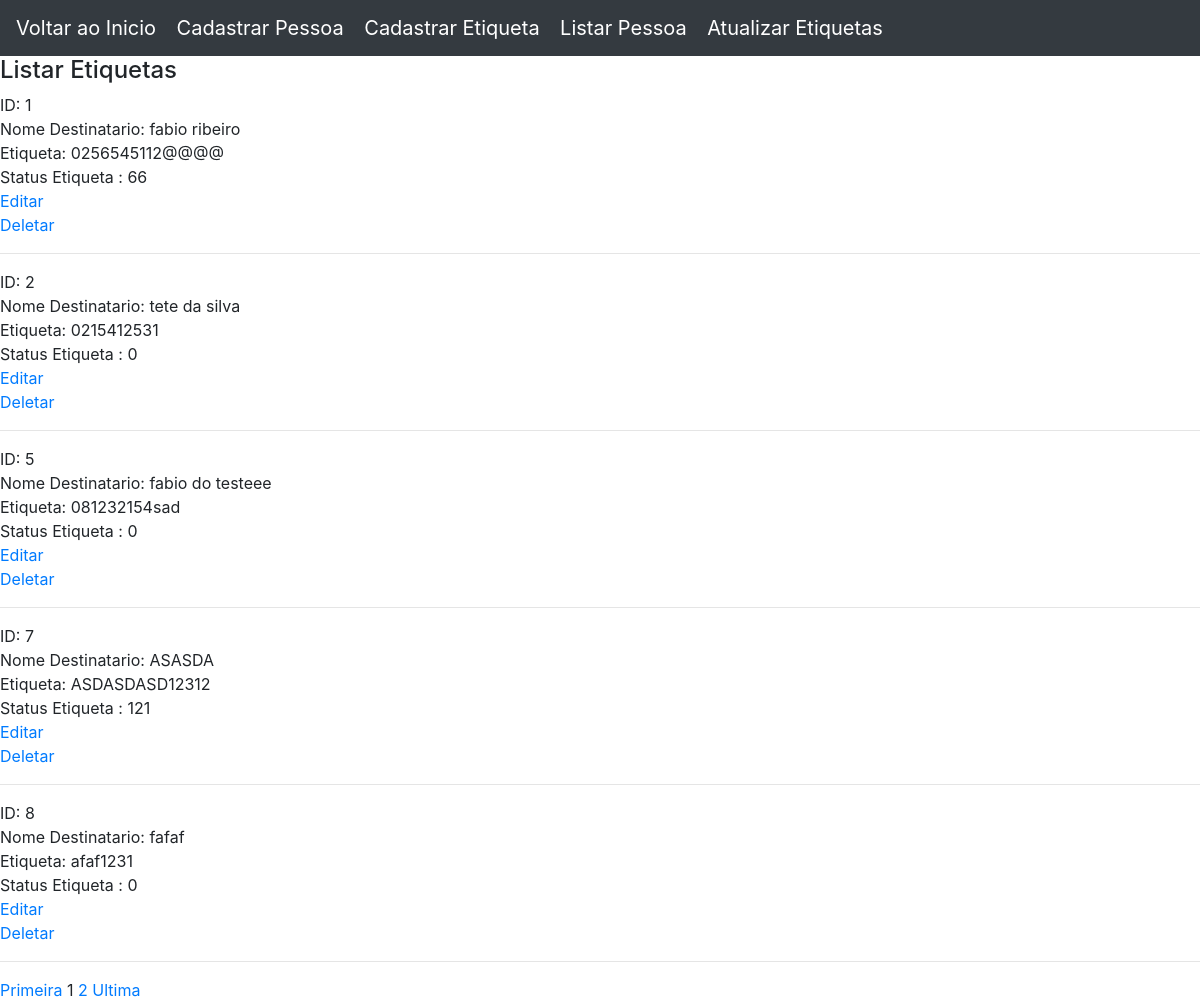
Before: /mostrar/listar_etiqueta.php with the older database file.
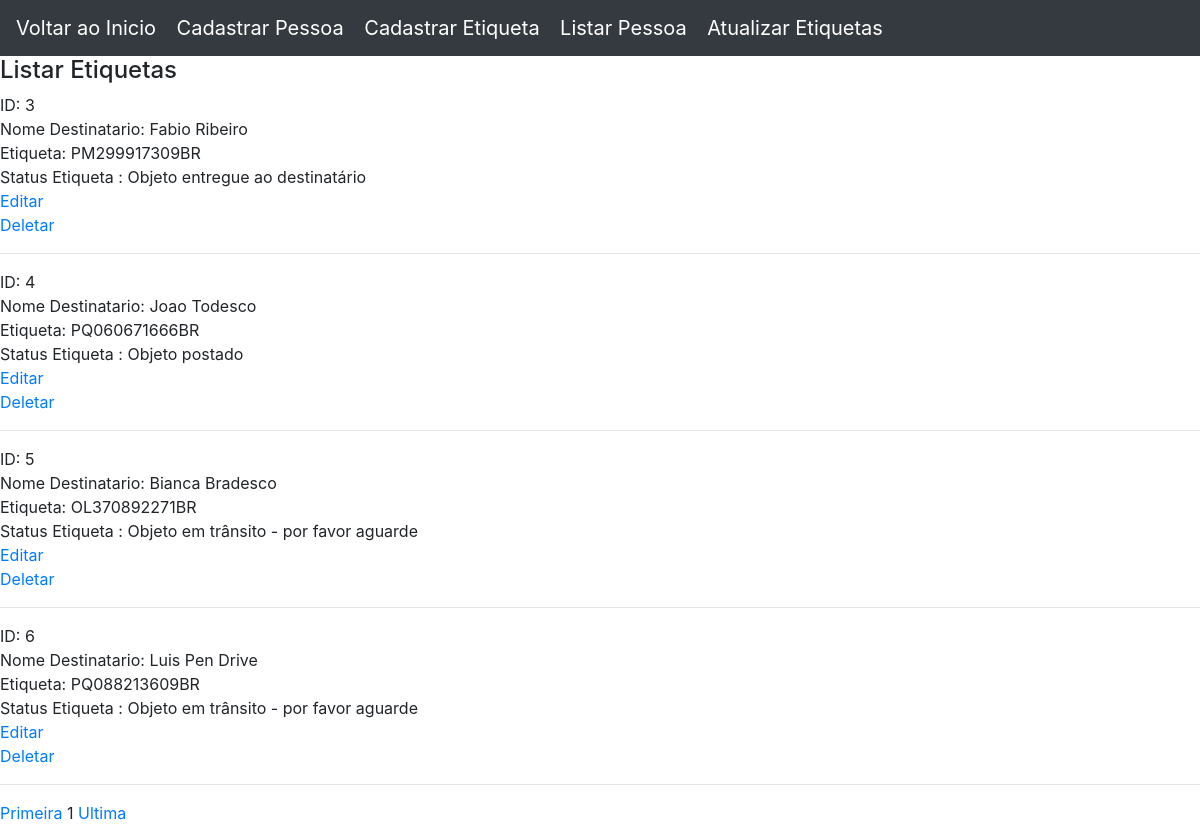
After: the same page with the newer database file.
### tables this page shows
CREATE TABLE `etiquetas` (
  `id` int(11) NOT NULL,
  `pessoa_id` int(11) NOT NULL,
  `nome_destinatario` varchar(255) NOT NULL,
  `etiqueta` varchar(60) NOT NULL,
  `data_consulta` timestamp NOT NULL DEFAULT CURRENT_TIMESTAMP,
  `status_etiqueta` varchar(50) NOT NULL
);

### mostrar/listar_etiqueta.php (the view, shortened to what this page needs)
<?php
include_once("../conexao/conexao.php");
?>
<!DOCTYPE html>
<html lang="en">
<head>
	<link rel="stylesheet" href="https://maxcdn.bootstrapcdn.com/bootstrap/4.0.0/css/bootstrap.min.css"
>
</head>
<body>
<nav class="navbar navbar-dark bg-dark">
    <div>
        <a href="../index.php" class="navbar-brand"> Voltar ao Inicio </a>
        <a href="../cadastros/cadastro_pessoa.php" class="navbar-brand">   Cadastrar Pessoa </a>
        <a href="../cadastros/cadastro_etiqueta.php" class="navbar-brand"> Cadastrar Etiqueta </a>
        <a href="listar.php" class="navbar-brand"> Listar Pessoa</a>
        <a href="buscar_externo.php" class="navbar-brand"> Atualizar Etiquetas</a>
    </div>
</nav>
<h4> Listar Etiquetas</h4>
    <?php
    $pagina_atual = filter_input(INPUT_GET,'pagina', FILTER_SANITIZE_NUMBER_INT);
    $pagina = (!empty($pagina_atual)) ? $pagina_atual : 1;
    $qnt_result_pg = 5;
    $inicio = ($qnt_result_pg * $pagina) - $qnt_result_pg;
    $result_etiquetas = "Select * FROM etiquetas LIMIT $inicio, $qnt_result_pg";
    $result_total_etiquetas = mysqli_query($conn, $result_etiquetas);
    foreach($result_total_etiquetas as $row){
        echo "ID: "                         . $row['id'] . "<br>";
        echo "Nome Destinatario: "          . $row['nome_destinatario'] . "<br>";
        echo "Etiqueta: "                   . $row['etiqueta'] . "<br>";
        echo "Status Etiqueta : "           . $row['status_etiqueta'] . "<br>";
        echo "<a href='../edit/editar_etiqueta.php?id=" . $row['id'] ."'>Editar</a><br>";
        echo "<a href='../delete/apagar_etiqueta.php?id=" .     $row['id'] ."'>Deletar</a><br><hr>";
    }
    $result_pg = "SELECT COUNT(id) AS num_result FROM etiquetas";
    $resultado_pg = mysqli_query($conn, $result_pg);
    $row_pg = mysqli_fetch_assoc($resultado_pg);
    $quantidade_pg = ceil($row_pg['num_result'] / $qnt_result_pg);
    $max_links = 5;
        echo "<a href='listar_etiqueta.php?pagina=1'>Primeira</a> ";
    echo "$pagina ";
    for($pag_dep = $pagina + 1; $pag_dep <= $pagina + $max_links; $pag_dep++){
        if($pag_dep <= $quantidade_pg){
            echo "<a href='listar_etiqueta.php?pagina=$pag_dep'>$pag_dep</a> ";
        }
    }
    echo "<a href='listar_etiqueta.php?pagina=$quantidade_pg'>Ultima</a>";
    ?>
</body>
</html>

Changed rows visible on the page:
removed etiquetas: id "1", nome_destinatario "fabio ribeiro", etiqueta "0256545112@@@@", status_etiqueta "66"
removed etiquetas: id "2", nome_destinatario "tete da silva", etiqueta "0215412531", status_etiqueta "0"
removed etiquetas: id "7", nome_destinatario "ASASDA", etiqueta "ASDASDASD12312", status_etiqueta "121"
removed etiquetas: id "8", nome_destinatario "fafaf", etiqueta "afaf1231", status_etiqueta "0"
added etiquetas: id "3", nome_destinatario "Fabio Ribeiro", etiqueta "PM299917309BR", status_etiqueta "Objeto entregue ao destinatário"
added etiquetas: id "4", nome_destinatario "Joao Todesco", etiqueta "PQ060671666BR", status_etiqueta "Objeto postado"
changed etiquetas id 5: nome_destinatario "fabio do testeee" → "Bianca Bradesco"; etiqueta "081232154sad" → "OL370892271BR"; status_etiqueta "0" → "Objeto em trânsito - por favor aguarde"
added etiquetas: id "6", nome_destinatario "Luis Pen Drive", etiqueta "PQ088213609BR", status_etiqueta "Objeto em trânsito - por favor aguarde"
Other visible differences:
list line gone: "2"
